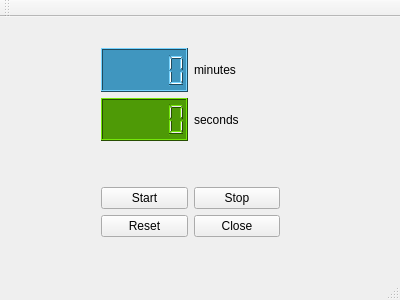
<?xml version="1.0" encoding="UTF-8"?>
<ui version="4.0">
 <class>MainWindow</class>
 <widget class="QMainWindow" name="MainWindow">
  <property name="geometry">
   <rect>
    <x>0</x>
    <y>0</y>
    <width>400</width>
    <height>300</height>
   </rect>
  </property>
  <property name="windowTitle">
   <string>MainWindow</string>
  </property>
  <widget class="QWidget" name="centralWidget">
   <widget class="QWidget" name="gridLayoutWidget">
    <property name="geometry">
     <rect>
      <x>90</x>
      <y>20</y>
      <width>201</width>
      <height>211</height>
     </rect>
    </property>
    <layout class="QGridLayout" name="gridLayout">
     <item row="0" column="0">
      <widget class="QLCDNumber" name="lcdNumberMin">
       <property name="palette">
        <palette>
         <active>
          <colorrole role="WindowText">
           <brush brushstyle="SolidPattern">
            <color alpha="255">
             <red>255</red>
             <green>255</green>
             <blue>255</blue>
            </color>
           </brush>
          </colorrole>
          <colorrole role="Button">
           <brush brushstyle="SolidPattern">
            <color alpha="255">
             <red>64</red>
             <green>150</green>
             <blue>191</blue>
            </color>
           </brush>
          </colorrole>
          <colorrole role="Light">
           <brush brushstyle="SolidPattern">
            <color alpha="255">
             <red>117</red>
             <green>211</green>
             <blue>255</blue>
            </color>
           </brush>
          </colorrole>
          <colorrole role="Midlight">
           <brush brushstyle="SolidPattern">
            <color alpha="255">
             <red>90</red>
             <green>180</green>
             <blue>223</blue>
            </color>
           </brush>
          </colorrole>
          <colorrole role="Dark">
           <brush brushstyle="SolidPattern">
            <color alpha="255">
             <red>32</red>
             <green>75</green>
             <blue>95</blue>
            </color>
           </brush>
          </colorrole>
          <colorrole role="Mid">
           <brush brushstyle="SolidPattern">
            <color alpha="255">
             <red>42</red>
             <green>100</green>
             <blue>127</blue>
            </color>
           </brush>
          </colorrole>
          <colorrole role="Text">
           <brush brushstyle="SolidPattern">
            <color alpha="255">
             <red>255</red>
             <green>255</green>
             <blue>255</blue>
            </color>
           </brush>
          </colorrole>
          <colorrole role="BrightText">
           <brush brushstyle="SolidPattern">
            <color alpha="255">
             <red>255</red>
             <green>255</green>
             <blue>255</blue>
            </color>
           </brush>
          </colorrole>
          <colorrole role="ButtonText">
           <brush brushstyle="SolidPattern">
            <color alpha="255">
             <red>238</red>
             <green>238</green>
             <blue>236</blue>
            </color>
           </brush>
          </colorrole>
          <colorrole role="Base">
           <brush brushstyle="SolidPattern">
            <color alpha="255">
             <red>255</red>
             <green>255</green>
             <blue>255</blue>
            </color>
           </brush>
          </colorrole>
          <colorrole role="Window">
           <brush brushstyle="SolidPattern">
            <color alpha="255">
             <red>64</red>
             <green>150</green>
             <blue>191</blue>
            </color>
           </brush>
          </colorrole>
          <colorrole role="Shadow">
           <brush brushstyle="SolidPattern">
            <color alpha="255">
             <red>0</red>
             <green>0</green>
             <blue>0</blue>
            </color>
           </brush>
          </colorrole>
          <colorrole role="AlternateBase">
           <brush brushstyle="SolidPattern">
            <color alpha="255">
             <red>159</red>
             <green>202</green>
             <blue>223</blue>
            </color>
           </brush>
          </colorrole>
          <colorrole role="ToolTipBase">
           <brush brushstyle="SolidPattern">
            <color alpha="255">
             <red>255</red>
             <green>255</green>
             <blue>220</blue>
            </color>
           </brush>
          </colorrole>
          <colorrole role="ToolTipText">
           <brush brushstyle="SolidPattern">
            <color alpha="255">
             <red>0</red>
             <green>0</green>
             <blue>0</blue>
            </color>
           </brush>
          </colorrole>
         </active>
         <inactive>
          <colorrole role="WindowText">
           <brush brushstyle="SolidPattern">
            <color alpha="255">
             <red>255</red>
             <green>255</green>
             <blue>255</blue>
            </color>
           </brush>
          </colorrole>
          <colorrole role="Button">
           <brush brushstyle="SolidPattern">
            <color alpha="255">
             <red>64</red>
             <green>150</green>
             <blue>191</blue>
            </color>
           </brush>
          </colorrole>
          <colorrole role="Light">
           <brush brushstyle="SolidPattern">
            <color alpha="255">
             <red>117</red>
             <green>211</green>
             <blue>255</blue>
            </color>
           </brush>
          </colorrole>
          <colorrole role="Midlight">
           <brush brushstyle="SolidPattern">
            <color alpha="255">
             <red>90</red>
             <green>180</green>
             <blue>223</blue>
            </color>
           </brush>
          </colorrole>
          <colorrole role="Dark">
           <brush brushstyle="SolidPattern">
            <color alpha="255">
             <red>32</red>
             <green>75</green>
             <blue>95</blue>
            </color>
           </brush>
          </colorrole>
          <colorrole role="Mid">
           <brush brushstyle="SolidPattern">
            <color alpha="255">
             <red>42</red>
             <green>100</green>
             <blue>127</blue>
            </color>
           </brush>
          </colorrole>
          <colorrole role="Text">
           <brush brushstyle="SolidPattern">
            <color alpha="255">
             <red>255</red>
             <green>255</green>
             <blue>255</blue>
            </color>
           </brush>
          </colorrole>
          <colorrole role="BrightText">
           <brush brushstyle="SolidPattern">
            <color alpha="255">
             <red>255</red>
             <green>255</green>
             <blue>255</blue>
            </color>
           </brush>
          </colorrole>
          <colorrole role="ButtonText">
           <brush brushstyle="SolidPattern">
            <color alpha="255">
             <red>238</red>
             <green>238</green>
             <blue>236</blue>
            </color>
           </brush>
          </colorrole>
          <colorrole role="Base">
           <brush brushstyle="SolidPattern">
            <color alpha="255">
             <red>255</red>
             <green>255</green>
             <blue>255</blue>
            </color>
           </brush>
          </colorrole>
          <colorrole role="Window">
           <brush brushstyle="SolidPattern">
            <color alpha="255">
             <red>64</red>
             <green>150</green>
             <blue>191</blue>
            </color>
           </brush>
          </colorrole>
          <colorrole role="Shadow">
           <brush brushstyle="SolidPattern">
            <color alpha="255">
             <red>0</red>
             <green>0</green>
             <blue>0</blue>
            </color>
           </brush>
          </colorrole>
          <colorrole role="AlternateBase">
           <brush brushstyle="SolidPattern">
            <color alpha="255">
             <red>159</red>
             <green>202</green>
             <blue>223</blue>
            </color>
           </brush>
          </colorrole>
          <colorrole role="ToolTipBase">
           <brush brushstyle="SolidPattern">
            <color alpha="255">
             <red>255</red>
             <green>255</green>
             <blue>220</blue>
            </color>
           </brush>
          </colorrole>
          <colorrole role="ToolTipText">
           <brush brushstyle="SolidPattern">
            <color alpha="255">
             <red>0</red>
             <green>0</green>
             <blue>0</blue>
            </color>
           </brush>
          </colorrole>
         </inactive>
         <disabled>
          <colorrole role="WindowText">
           <brush brushstyle="SolidPattern">
            <color alpha="255">
             <red>32</red>
             <green>75</green>
             <blue>95</blue>
            </color>
           </brush>
          </colorrole>
          <colorrole role="Button">
           <brush brushstyle="SolidPattern">
            <color alpha="255">
             <red>64</red>
             <green>150</green>
             <blue>191</blue>
            </color>
           </brush>
          </colorrole>
          <colorrole role="Light">
           <brush brushstyle="SolidPattern">
            <color alpha="255">
             <red>117</red>
             <green>211</green>
             <blue>255</blue>
            </color>
           </brush>
          </colorrole>
          <colorrole role="Midlight">
           <brush brushstyle="SolidPattern">
            <color alpha="255">
             <red>90</red>
             <green>180</green>
             <blue>223</blue>
            </color>
           </brush>
          </colorrole>
          <colorrole role="Dark">
           <brush brushstyle="SolidPattern">
            <color alpha="255">
             <red>32</red>
             <green>75</green>
             <blue>95</blue>
            </color>
           </brush>
          </colorrole>
          <colorrole role="Mid">
           <brush brushstyle="SolidPattern">
            <color alpha="255">
             <red>42</red>
             <green>100</green>
             <blue>127</blue>
            </color>
           </brush>
          </colorrole>
          <colorrole role="Text">
           <brush brushstyle="SolidPattern">
            <color alpha="255">
             <red>32</red>
             <green>75</green>
             <blue>95</blue>
            </color>
           </brush>
          </colorrole>
          <colorrole role="BrightText">
           <brush brushstyle="SolidPattern">
            <color alpha="255">
             <red>255</red>
             <green>255</green>
             <blue>255</blue>
            </color>
           </brush>
          </colorrole>
          <colorrole role="ButtonText">
           <brush brushstyle="SolidPattern">
            <color alpha="255">
             <red>32</red>
             <green>75</green>
             <blue>95</blue>
            </color>
           </brush>
          </colorrole>
          <colorrole role="Base">
           <brush brushstyle="SolidPattern">
            <color alpha="255">
             <red>64</red>
             <green>150</green>
             <blue>191</blue>
            </color>
           </brush>
          </colorrole>
          <colorrole role="Window">
           <brush brushstyle="SolidPattern">
            <color alpha="255">
             <red>64</red>
             <green>150</green>
             <blue>191</blue>
            </color>
           </brush>
          </colorrole>
          <colorrole role="Shadow">
           <brush brushstyle="SolidPattern">
            <color alpha="255">
             <red>0</red>
             <green>0</green>
             <blue>0</blue>
            </color>
           </brush>
          </colorrole>
          <colorrole role="AlternateBase">
           <brush brushstyle="SolidPattern">
            <color alpha="255">
             <red>64</red>
             <green>150</green>
             <blue>191</blue>
            </color>
           </brush>
          </colorrole>
          <colorrole role="ToolTipBase">
           <brush brushstyle="SolidPattern">
            <color alpha="255">
             <red>255</red>
             <green>255</green>
             <blue>220</blue>
            </color>
           </brush>
          </colorrole>
          <colorrole role="ToolTipText">
           <brush brushstyle="SolidPattern">
            <color alpha="255">
             <red>0</red>
             <green>0</green>
             <blue>0</blue>
            </color>
           </brush>
          </colorrole>
         </disabled>
        </palette>
       </property>
       <property name="autoFillBackground">
        <bool>true</bool>
       </property>
      </widget>
     </item>
     <item row="1" column="1">
      <widget class="QLabel" name="seconds">
       <property name="text">
        <string>seconds</string>
       </property>
      </widget>
     </item>
     <item row="2" column="1">
      <spacer name="horizontalSpacer_2">
       <property name="orientation">
        <enum>Qt::Horizontal</enum>
       </property>
       <property name="sizeHint" stdset="0">
        <size>
         <width>40</width>
         <height>20</height>
        </size>
       </property>
      </spacer>
     </item>
     <item row="0" column="1">
      <widget class="QLabel" name="minutes">
       <property name="text">
        <string>minutes</string>
       </property>
      </widget>
     </item>
     <item row="2" column="0">
      <spacer name="horizontalSpacer">
       <property name="orientation">
        <enum>Qt::Horizontal</enum>
       </property>
       <property name="sizeHint" stdset="0">
        <size>
         <width>40</width>
         <height>20</height>
        </size>
       </property>
      </spacer>
     </item>
     <item row="3" column="0">
      <spacer name="horizontalSpacer_3">
       <property name="orientation">
        <enum>Qt::Horizontal</enum>
       </property>
       <property name="sizeHint" stdset="0">
        <size>
         <width>40</width>
         <height>20</height>
        </size>
       </property>
      </spacer>
     </item>
     <item row="3" column="1">
      <spacer name="horizontalSpacer_4">
       <property name="orientation">
        <enum>Qt::Horizontal</enum>
       </property>
       <property name="sizeHint" stdset="0">
        <size>
         <width>40</width>
         <height>20</height>
        </size>
       </property>
      </spacer>
     </item>
     <item row="4" column="0">
      <widget class="QPushButton" name="startButton">
       <property name="text">
        <string>Start</string>
       </property>
      </widget>
     </item>
     <item row="1" column="0">
      <widget class="QLCDNumber" name="lcdNumberSec">
       <property name="palette">
        <palette>
         <active>
          <colorrole role="WindowText">
           <brush brushstyle="SolidPattern">
            <color alpha="255">
             <red>238</red>
             <green>238</green>
             <blue>236</blue>
            </color>
           </brush>
          </colorrole>
          <colorrole role="Button">
           <brush brushstyle="SolidPattern">
            <color alpha="255">
             <red>78</red>
             <green>154</green>
             <blue>6</blue>
            </color>
           </brush>
          </colorrole>
          <colorrole role="Light">
           <brush brushstyle="SolidPattern">
            <color alpha="255">
             <red>117</red>
             <green>231</green>
             <blue>9</blue>
            </color>
           </brush>
          </colorrole>
          <colorrole role="Midlight">
           <brush brushstyle="SolidPattern">
            <color alpha="255">
             <red>97</red>
             <green>192</green>
             <blue>7</blue>
            </color>
           </brush>
          </colorrole>
          <colorrole role="Dark">
           <brush brushstyle="SolidPattern">
            <color alpha="255">
             <red>39</red>
             <green>77</green>
             <blue>3</blue>
            </color>
           </brush>
          </colorrole>
          <colorrole role="Mid">
           <brush brushstyle="SolidPattern">
            <color alpha="255">
             <red>52</red>
             <green>103</green>
             <blue>4</blue>
            </color>
           </brush>
          </colorrole>
          <colorrole role="Text">
           <brush brushstyle="SolidPattern">
            <color alpha="255">
             <red>0</red>
             <green>0</green>
             <blue>0</blue>
            </color>
           </brush>
          </colorrole>
          <colorrole role="BrightText">
           <brush brushstyle="SolidPattern">
            <color alpha="255">
             <red>255</red>
             <green>255</green>
             <blue>255</blue>
            </color>
           </brush>
          </colorrole>
          <colorrole role="ButtonText">
           <brush brushstyle="SolidPattern">
            <color alpha="255">
             <red>0</red>
             <green>0</green>
             <blue>0</blue>
            </color>
           </brush>
          </colorrole>
          <colorrole role="Base">
           <brush brushstyle="SolidPattern">
            <color alpha="255">
             <red>255</red>
             <green>255</green>
             <blue>255</blue>
            </color>
           </brush>
          </colorrole>
          <colorrole role="Window">
           <brush brushstyle="SolidPattern">
            <color alpha="255">
             <red>78</red>
             <green>154</green>
             <blue>6</blue>
            </color>
           </brush>
          </colorrole>
          <colorrole role="Shadow">
           <brush brushstyle="SolidPattern">
            <color alpha="255">
             <red>0</red>
             <green>0</green>
             <blue>0</blue>
            </color>
           </brush>
          </colorrole>
          <colorrole role="AlternateBase">
           <brush brushstyle="SolidPattern">
            <color alpha="255">
             <red>166</red>
             <green>204</green>
             <blue>130</blue>
            </color>
           </brush>
          </colorrole>
          <colorrole role="ToolTipBase">
           <brush brushstyle="SolidPattern">
            <color alpha="255">
             <red>255</red>
             <green>255</green>
             <blue>220</blue>
            </color>
           </brush>
          </colorrole>
          <colorrole role="ToolTipText">
           <brush brushstyle="SolidPattern">
            <color alpha="255">
             <red>0</red>
             <green>0</green>
             <blue>0</blue>
            </color>
           </brush>
          </colorrole>
         </active>
         <inactive>
          <colorrole role="WindowText">
           <brush brushstyle="SolidPattern">
            <color alpha="255">
             <red>238</red>
             <green>238</green>
             <blue>236</blue>
            </color>
           </brush>
          </colorrole>
          <colorrole role="Button">
           <brush brushstyle="SolidPattern">
            <color alpha="255">
             <red>78</red>
             <green>154</green>
             <blue>6</blue>
            </color>
           </brush>
          </colorrole>
          <colorrole role="Light">
           <brush brushstyle="SolidPattern">
            <color alpha="255">
             <red>117</red>
             <green>231</green>
             <blue>9</blue>
            </color>
           </brush>
          </colorrole>
          <colorrole role="Midlight">
           <brush brushstyle="SolidPattern">
            <color alpha="255">
             <red>97</red>
             <green>192</green>
             <blue>7</blue>
            </color>
           </brush>
          </colorrole>
          <colorrole role="Dark">
           <brush brushstyle="SolidPattern">
            <color alpha="255">
             <red>39</red>
             <green>77</green>
             <blue>3</blue>
            </color>
           </brush>
          </colorrole>
          <colorrole role="Mid">
           <brush brushstyle="SolidPattern">
            <color alpha="255">
             <red>52</red>
             <green>103</green>
             <blue>4</blue>
            </color>
           </brush>
          </colorrole>
          <colorrole role="Text">
           <brush brushstyle="SolidPattern">
            <color alpha="255">
             <red>0</red>
             <green>0</green>
             <blue>0</blue>
            </color>
           </brush>
          </colorrole>
          <colorrole role="BrightText">
           <brush brushstyle="SolidPattern">
            <color alpha="255">
             <red>255</red>
             <green>255</green>
             <blue>255</blue>
            </color>
           </brush>
          </colorrole>
          <colorrole role="ButtonText">
           <brush brushstyle="SolidPattern">
            <color alpha="255">
             <red>0</red>
             <green>0</green>
             <blue>0</blue>
            </color>
           </brush>
          </colorrole>
          <colorrole role="Base">
           <brush brushstyle="SolidPattern">
            <color alpha="255">
             <red>255</red>
             <green>255</green>
             <blue>255</blue>
            </color>
           </brush>
          </colorrole>
          <colorrole role="Window">
           <brush brushstyle="SolidPattern">
            <color alpha="255">
             <red>78</red>
             <green>154</green>
             <blue>6</blue>
            </color>
           </brush>
          </colorrole>
          <colorrole role="Shadow">
           <brush brushstyle="SolidPattern">
            <color alpha="255">
             <red>0</red>
             <green>0</green>
             <blue>0</blue>
            </color>
           </brush>
          </colorrole>
          <colorrole role="AlternateBase">
           <brush brushstyle="SolidPattern">
            <color alpha="255">
             <red>166</red>
             <green>204</green>
             <blue>130</blue>
            </color>
           </brush>
          </colorrole>
          <colorrole role="ToolTipBase">
           <brush brushstyle="SolidPattern">
            <color alpha="255">
             <red>255</red>
             <green>255</green>
             <blue>220</blue>
            </color>
           </brush>
          </colorrole>
          <colorrole role="ToolTipText">
           <brush brushstyle="SolidPattern">
            <color alpha="255">
             <red>0</red>
             <green>0</green>
             <blue>0</blue>
            </color>
           </brush>
          </colorrole>
         </inactive>
         <disabled>
          <colorrole role="WindowText">
           <brush brushstyle="SolidPattern">
            <color alpha="255">
             <red>39</red>
             <green>77</green>
             <blue>3</blue>
            </color>
           </brush>
          </colorrole>
          <colorrole role="Button">
           <brush brushstyle="SolidPattern">
            <color alpha="255">
             <red>78</red>
             <green>154</green>
             <blue>6</blue>
            </color>
           </brush>
          </colorrole>
          <colorrole role="Light">
           <brush brushstyle="SolidPattern">
            <color alpha="255">
             <red>117</red>
             <green>231</green>
             <blue>9</blue>
            </color>
           </brush>
          </colorrole>
          <colorrole role="Midlight">
           <brush brushstyle="SolidPattern">
            <color alpha="255">
             <red>97</red>
             <green>192</green>
             <blue>7</blue>
            </color>
           </brush>
          </colorrole>
          <colorrole role="Dark">
           <brush brushstyle="SolidPattern">
            <color alpha="255">
             <red>39</red>
             <green>77</green>
             <blue>3</blue>
            </color>
           </brush>
          </colorrole>
          <colorrole role="Mid">
           <brush brushstyle="SolidPattern">
            <color alpha="255">
             <red>52</red>
             <green>103</green>
             <blue>4</blue>
            </color>
           </brush>
          </colorrole>
          <colorrole role="Text">
           <brush brushstyle="SolidPattern">
            <color alpha="255">
             <red>39</red>
             <green>77</green>
             <blue>3</blue>
            </color>
           </brush>
          </colorrole>
          <colorrole role="BrightText">
           <brush brushstyle="SolidPattern">
            <color alpha="255">
             <red>255</red>
             <green>255</green>
             <blue>255</blue>
            </color>
           </brush>
          </colorrole>
          <colorrole role="ButtonText">
           <brush brushstyle="SolidPattern">
            <color alpha="255">
             <red>39</red>
             <green>77</green>
             <blue>3</blue>
            </color>
           </brush>
          </colorrole>
          <colorrole role="Base">
           <brush brushstyle="SolidPattern">
            <color alpha="255">
             <red>78</red>
             <green>154</green>
             <blue>6</blue>
            </color>
           </brush>
          </colorrole>
          <colorrole role="Window">
           <brush brushstyle="SolidPattern">
            <color alpha="255">
             <red>78</red>
             <green>154</green>
             <blue>6</blue>
            </color>
           </brush>
          </colorrole>
          <colorrole role="Shadow">
           <brush brushstyle="SolidPattern">
            <color alpha="255">
             <red>0</red>
             <green>0</green>
             <blue>0</blue>
            </color>
           </brush>
          </colorrole>
          <colorrole role="AlternateBase">
           <brush brushstyle="SolidPattern">
            <color alpha="255">
             <red>78</red>
             <green>154</green>
             <blue>6</blue>
            </color>
           </brush>
          </colorrole>
          <colorrole role="ToolTipBase">
           <brush brushstyle="SolidPattern">
            <color alpha="255">
             <red>255</red>
             <green>255</green>
             <blue>220</blue>
            </color>
           </brush>
          </colorrole>
          <colorrole role="ToolTipText">
           <brush brushstyle="SolidPattern">
            <color alpha="255">
             <red>0</red>
             <green>0</green>
             <blue>0</blue>
            </color>
           </brush>
          </colorrole>
         </disabled>
        </palette>
       </property>
       <property name="autoFillBackground">
        <bool>true</bool>
       </property>
      </widget>
     </item>
     <item row="5" column="0">
      <widget class="QPushButton" name="resetButton">
       <property name="text">
        <string>Reset</string>
       </property>
      </widget>
     </item>
     <item row="4" column="1">
      <widget class="QPushButton" name="stopButton">
       <property name="text">
        <string>Stop</string>
       </property>
      </widget>
     </item>
     <item row="5" column="1">
      <widget class="QPushButton" name="closeButton">
       <property name="text">
        <string>Close</string>
       </property>
      </widget>
     </item>
    </layout>
   </widget>
  </widget>
  <widget class="QMenuBar" name="menuBar">
   <property name="geometry">
    <rect>
     <x>0</x>
     <y>0</y>
     <width>400</width>
     <height>25</height>
    </rect>
   </property>
  </widget>
  <widget class="QToolBar" name="mainToolBar">
   <attribute name="toolBarArea">
    <enum>TopToolBarArea</enum>
   </attribute>
   <attribute name="toolBarBreak">
    <bool>false</bool>
   </attribute>
  </widget>
  <widget class="QStatusBar" name="statusBar"/>
 </widget>
 <layoutdefault spacing="6" margin="11"/>
 <resources/>
 <connections>
  <connection>
   <sender>closeButton</sender>
   <signal>clicked()</signal>
   <receiver>MainWindow</receiver>
   <slot>close()</slot>
   <hints>
    <hint type="sourcelabel">
     <x>241</x>
     <y>257</y>
    </hint>
    <hint type="destinationlabel">
     <x>199</x>
     <y>149</y>
    </hint>
   </hints>
  </connection>
 </connections>
</ui>
